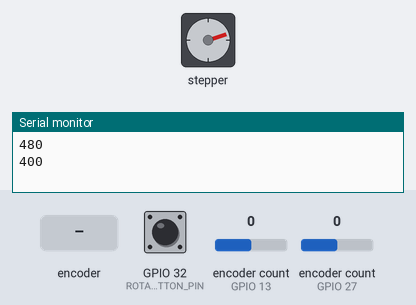
Bench run of a sketch on a simulated ESP32. On the bench: stepper motor, the last lines printed to the serial monitor. The test bench sets the inputs (shaded band); at power-on: encoder count (sensors on GPIO 13, GPIO 27) 0, GPIO 32 (ROTARY_ENCODER_BUTTON_PIN) HIGH. Stepper angles assume 200 steps per turn.

Above: at 1.2 s.
1.3 s: encoder count (sensor on GPIO 13) set to 1
At 1.95 s:
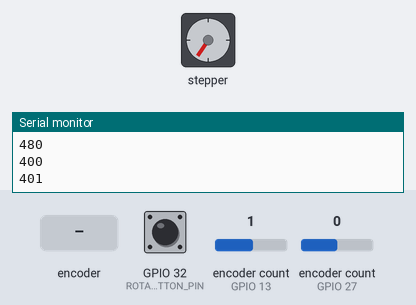
4.3 s: encoder count (sensor on GPIO 13) set to 2
At 4.65 s:
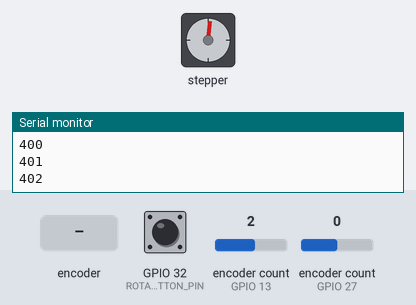
7.3 s: rotary encoder on GPIO 32 (ROTARY_ENCODER_BUTTON_PIN) / GPIO 26 (ROTARY_ENCODER_B_PIN) turned 1 step (first pin leading)
At 7.65 s:
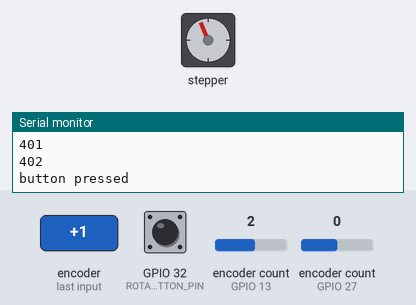
9.5 s: encoder count (sensor on GPIO 27) set to 1
At 9.65 s:
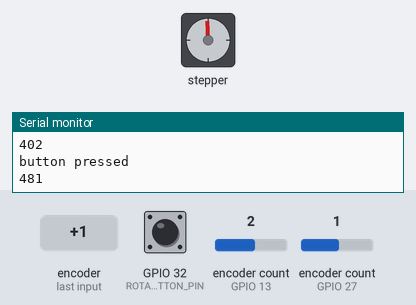
12.5 s: encoder count (sensor on GPIO 13) set to 3
18.5 s: encoder count (sensor on GPIO 27) set to 2
Timing chart, 0 to 22.5 s (numbered marks = the images above; inputs shaded):
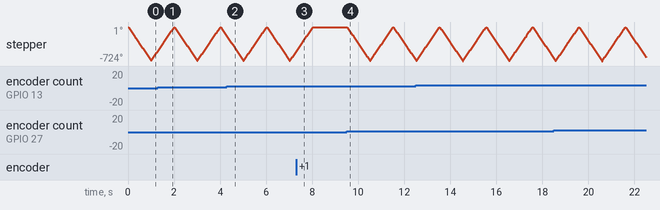

The sketch:

ESP32.ino
```cpp
#include "AiEsp32RotaryEncoder.h"

#include "Arduino.h"
#include <ESP_FlexyStepper.h>

// 400 c'est le min je crois pour pas que le motor perdre les pédales

//speed rotary encoder
#define ROTARY_ENCODER_A_PIN 27 //CLK
#define ROTARY_ENCODER_B_PIN 26 //DT
#define ROTARY_ENCODER_BUTTON_PIN 32 //SW
#define ROTARY_ENCODER_STEPS 4
#define ROTARY_ENCODER_ACCELERATION 30000
AiEsp32RotaryEncoder rotaryEncoder = AiEsp32RotaryEncoder(ROTARY_ENCODER_A_PIN, ROTARY_ENCODER_B_PIN, ROTARY_ENCODER_BUTTON_PIN, -1, ROTARY_ENCODER_STEPS);

// stroke rotary encoder
#define ROTARY_ENCODER2_A_PIN 13 //CLK
#define ROTARY_ENCODER2_B_PIN 35 //DT
#define ROTARY_ENCODER2_BUTTON_PIN 14 //SW
#define ROTARY_ENCODER2_STEPS 4
#define ROTARY_ENCODER2_ACCELERATION 7000
AiEsp32RotaryEncoder rotaryEncoder2 = AiEsp32RotaryEncoder(ROTARY_ENCODER2_A_PIN, ROTARY_ENCODER2_B_PIN, ROTARY_ENCODER2_BUTTON_PIN, -1, ROTARY_ENCODER2_STEPS);

void IRAM_ATTR readEncoderISR()
{
  rotaryEncoder.readEncoder_ISR();
  rotaryEncoder2.readEncoder_ISR();
}

// IO pin assignments
const int MOTOR_STEP_PIN = 33;
const int MOTOR_DIRECTION_PIN = 25;

// Speed and stroke settings
const int MIN_SPEED = 480;//894; // under that value the speed doesn't reduce I don't know why
const int MAX_SPEED = 20000; // après 35 pas plus de vitesse vibro_speed = 5200
const int MIN_STROKE = 400; // 400 vibro_stroke = 148
const int MAX_STROKE = 3050; //15000 3000 3100  3050
int distanceToTravel = 0; // it's the distance to travel
const int ACCELERATION_IN_STEPS_PER_SECOND = 115000; //115000 vibro_accel = 8000000
const int DECELERATION_IN_STEPS_PER_SECOND = 115000; //115000

bool flag = false; // to stop motor
// create the stepper motor object
ESP_FlexyStepper stepper;

int previousDirection = 1;

void setup()
{
  pinMode(ROTARY_ENCODER_A_PIN, INPUT_PULLUP);
  pinMode(ROTARY_ENCODER_B_PIN, INPUT_PULLUP);

  pinMode(ROTARY_ENCODER2_A_PIN, INPUT_PULLUP);
  pinMode(ROTARY_ENCODER2_B_PIN, INPUT_PULLUP);

  Serial.begin(115200);
  //speed
  rotaryEncoder.begin();
  rotaryEncoder.setup(readEncoderISR);
  rotaryEncoder.setBoundaries(MIN_SPEED, MAX_SPEED, false); //minValue, maxValue, circleValues true|false (when max go to min and vice versa)
  rotaryEncoder.setAcceleration(ROTARY_ENCODER_ACCELERATION);

  //stroke
  rotaryEncoder2.begin();
  rotaryEncoder2.setup(readEncoderISR);
  rotaryEncoder2.setBoundaries(MIN_STROKE, MAX_STROKE, false); //minValue, maxValue, circleValues true|false (when max go to min and vice versa)
  rotaryEncoder2.setAcceleration(ROTARY_ENCODER2_ACCELERATION);

  // connect and configure the stepper motor to its IO pins
  stepper.connectToPins(MOTOR_STEP_PIN, MOTOR_DIRECTION_PIN);
  // set the speed and acceleration rates for the stepper motor
  stepper.setSpeedInStepsPerSecond(MIN_SPEED);
  stepper.setAccelerationInStepsPerSecondPerSecond(ACCELERATION_IN_STEPS_PER_SECOND);
  stepper.setDecelerationInStepsPerSecondPerSecond(DECELERATION_IN_STEPS_PER_SECOND);

  // Not start the stepper instance as a service in the "background" as a separate task
  // and the OS of the ESP will take care of invoking the processMovement() task regularily so you can do whatever you want in the loop function
  stepper.startAsService(0);
}

void loop()
{
  stepper.setSpeedInStepsPerSecond(rotaryEncoder.readEncoder());

  // just move the stepper back and forth in an endless loop
  if (stepper.getDistanceToTargetSigned() == 0)
  {
    //delay(5000);
    previousDirection *= -1;
    if ((previousDirection > 0) && (!flag))
    {
    distanceToTravel = rotaryEncoder2.readEncoder();
    }
    //Serial.print(distanceToTravel);
    long relativeTargetPosition = -distanceToTravel * previousDirection; // mettre rotaryEncoder.readEncoder() à la place de DISTAN...
    //Serial.printf("Moving stepper by %ld steps\n", relativeTargetPosition);
    stepper.setTargetPositionRelativeInSteps(relativeTargetPosition);
  }

  if (rotaryEncoder.encoderChanged())
  {
    Serial.println(rotaryEncoder.readEncoder());
    flag=false; //machine run again if machine has stopped
  }
  if (rotaryEncoder.isEncoderButtonClicked())
  {
    Serial.println("button pressed");
    flag=true; //machine stops
    distanceToTravel=0;
  }

  if (rotaryEncoder2.encoderChanged())
  {
    Serial.println(rotaryEncoder2.readEncoder());
  }
  //if (rotaryEncoder2.isEncoderButtonClicked())
  //{
  //  Serial.println("button 2 pressed");
  //}
}
```

Measured:
- after the input at 9.5 s, stepper: turns 719° counter-clockwise in 1.0 s, then 713° clockwise in 0.97 s, then 700° counter-clockwise in 0.97 s
